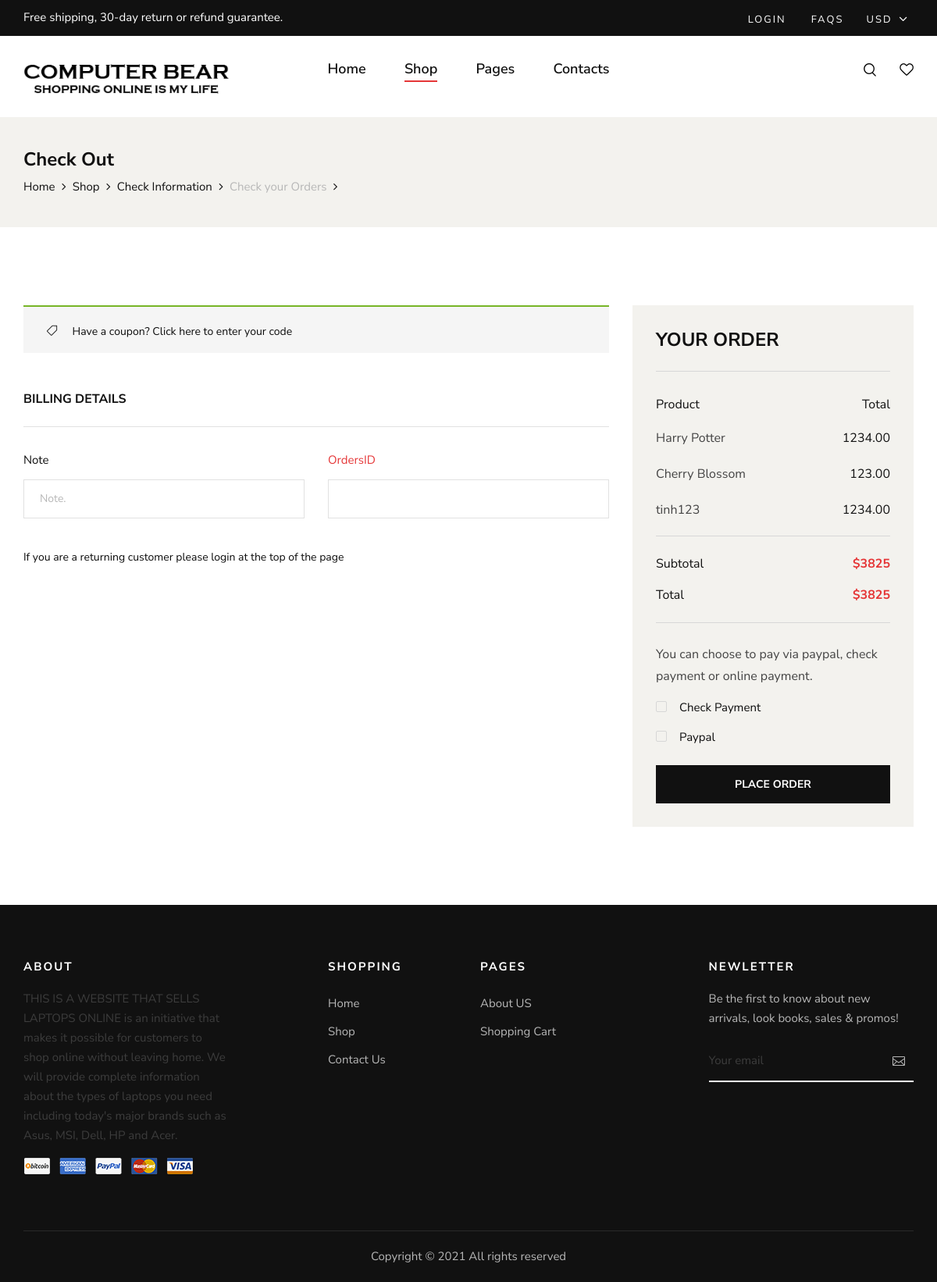
Page /finalcheckout.php?AccountID=3 on the committed database.
### tables this page shows
CREATE TABLE `cart` (
  `CartID` int(11) NOT NULL,
  `ProductID` int(11) NOT NULL,
  `quantity` int(11) NOT NULL,
  `AccountID` int(11) NOT NULL
);

CREATE TABLE `product` (
  `ProductID` int(11) NOT NULL,
  `ProductName` varchar(50) NOT NULL,
  `ProductPrice` decimal(6,2) NOT NULL,
  `ProductDescription` varchar(50) NOT NULL,
  `ProductInfo` varchar(255) NOT NULL,
  `ProductPicture` varchar(50) NOT NULL,
  `Picture1` varchar(50) NOT NULL,
  `Picture2` varchar(50) NOT NULL,
  `CategoryID` int(11) NOT NULL
);

### finalcheckout.php (the view, shortened to what this page needs)
<?php
$conn = connectDB();
if (isset($_GET['AccountID'])) {
    $Aid = $_GET['AccountID'];
$sql1 = "SELECT * FROM cart, product WHERE product.ProductID = cart.ProductID AND AccountID = $Aid";
$result1 = mysqli_query($conn, $sql1);
}
?>
<!DOCTYPE html>
<html lang="zxx">
<head>
    <link rel="stylesheet" href="css/bootstrap.min.css" type="text/css">
    <link rel="stylesheet" href="css/font-awesome.min.css" type="text/css">
    <link rel="stylesheet" href="css/elegant-icons.css" type="text/css">
    <link rel="stylesheet" href="css/magnific-popup.css" type="text/css">
    <link rel="stylesheet" href="css/nice-select.css" type="text/css">
    <link rel="stylesheet" href="css/owl.carousel.min.css" type="text/css">
    <link rel="stylesheet" href="css/slicknav.min.css" type="text/css">
    <link rel="stylesheet" href="css/style.css" type="text/css">
</head>
<body>
    <header class="header">
        <div class="header__top">
            <div class="container">
                <div class="row">
                    <div class="col-lg-6 col-md-7">
                        <div class="header__top__left">
                            <p>Free shipping, 30-day return or refund guarantee.</p>
                        </div>
                    </div>
                    <div class="col-lg-6 col-md-5">
                        <div class="header__top__right">
                            <div class="header__top__links">
                            <?php
            if(isset($_SESSION['user_login'])){
                $id = $_SESSION['user_login'];
                $sql2 = "select AccountID from account where username='$id'";
                $result2 = mysqli_query($conn, $sql2);
                if (mysqli_num_rows($result2) > 0){
                    $row = mysqli_fetch_assoc($result2);
                    $AccountID = $row['AccountID'];
                }
            ?>
            <span class="text-white">Welcome,
            <?php
            echo $_SESSION['user_login'];
            ?>
            <a href="userinfo.php?id=<?php echo $AccountID?>"><img src="img/icon/info.png" alt=""></a>
            <?php
            echo '<a href="Logout.php">Logout</a>';
            }else{
              ?>
              <?php
              echo '<a href="login.php">login</a>';
            }
            ?>
                                <a href="#">FAQs</a>
                            </div>
                            <div class="header__top__hover">
                                <span>Usd <i class="arrow_carrot-down"></i></span>
                            </div>
                        </div>
                    </div>
                </div>
            </div>
        </div>
        <div class="container">
            <div class="row">
                <div class="col-lg-3 col-md-3">
                    <div class="header__logo">
                        <a href="./index.php"><img src="img/logo.png" alt=""></a>
                    </div>
                </div>
                <div class="col-lg-6 col-md-6">
                    <nav class="header__menu mobile-menu">
                        <ul>
                            <li><a href="./index.php">Home</a></li>
                            <li class="active"><a href="./shop.php">Shop</a></li>
                            <li><a href="#">Pages</a>
                            </li>
                            <li><a href="./contact.php">Contacts</a></li>
                        </ul>
                    </nav>
                </div>
                <div class="col-lg-3 col-md-3">
                    <div class="header__nav__option">
                        <a href="#" class="search-switch"><img src="img/icon/search.png" alt=""></a>
                        <a href="wishlist.php"><img src="img/icon/heart.png" alt=""></a>
                    </div>
                </div>
            </div>
        </div>
    </header>
    <section class="breadcrumb-option">
        <div class="container">
            <div class="row">
                <div class="col-lg-12">
                    <div class="breadcrumb__text">
                        <h4>Check Out</h4>
                        <div class="breadcrumb__links">
                            <a href="./index.php">Home</a>
                            <a href="./shop.php">Shop</a>
                            <a>Check Information</a>
                            <a><span>Check your Orders</span></a>
                        </div>
                    </div>
                </div>
            </div>
        </div>
    </section>
    <section class="checkout spad">
        <div class="container">
            <div class="checkout__form">
                <form action="insert_order.php" method="POST">
                    <div class="row">
                        <div class="col-lg-8 col-md-6">
                            <h6 class="coupon__code"><span class="icon_tag_alt"></span> Have a coupon? <a href="#">Click
                            here</a> to enter your code</h6>
                            <h6 class="checkout__title">Billing Details</h6>
                            <div class="row">
                                <div class="col-lg-6">
                                    <div class="checkout__input">
                                        <p>Note<span></span></p>
                                        <input type="text" id="note" name="note" value="" placeholder="Note.">
                                    </div>
                                </div>
                                <div class="col-lg-6">
                                    <div class="checkout__input">
                                        <p><span>OrdersID</span></p>
                                        <input type="text" name="fid" value="<?php echo $OrdersID?>" readonly>
                                    </div>
                                </div>
                                <div class="col-lg-6">
                                </div>
                            </div>
                            <div class="checkout__input__checkbox">
                                <p>If you are a returning customer
                                please login at the top of the page</p>
                            </div>
                        </div>
                    <div class="col-lg-4 col-md-6">
                            <div class="checkout__order">
                                <h4 class="order__title">Your order</h4>
                                <div class="checkout__order__products">Product <span>Total</span></div>
                                <?php
                                if (mysqli_num_rows($result1) > 0) {
                                    $total_price = 0;
                                    while($row = mysqli_fetch_assoc($result1)){
                                        $ProductID = $row['ProductID'];
                                        $ProductName = $row['ProductName'];
                                        $ProductPrice = $row['ProductPrice'];
                                        $quantity = $row['quantity'];
                                        $total = $quantity*$ProductPrice;
                                        $total_price += ($total);
                                ?>
                                <ul class="checkout__total__products">
                                    <li><input type="hidden" name="ProductID" value="<?php echo $ProductID;?>"><?php echo $ProductName; ?> <span><?php echo $ProductPrice; ?></span></li>
                                </ul>
                                <?php
                                }
                            }else {
                                $total_price = 0;
                                $ProductName = "no Product";
                                $ProductPrice = "$0";
                            }
                                ?>
                                <ul class="checkout__total__all">
                                    <li>Subtotal <span>$<?php echo $total_price;?></span></li>
                                    <li>Total <span>$<?php echo $total_price;?></span></li>
                                </ul>
                                <p>You can choose to pay via paypal, check payment or online payment.</p>
                                <div class="checkout__input__checkbox">
                                    <label for="payment">
                                        Check Payment
                                        <span class="checkmark"></span>
                                    </label>
                                </div>
                                <div class="checkout__input__checkbox">
                                    <label for="paypal">
                                        Paypal
                                        <span class="checkmark"></span>
                                    </label>
                                </div>
                                <button type="submit" class="site-btn">PLACE ORDER</button>
                            </div>
                        </div>
                    </div>
                </form>
            </div>
        </div>
    </section>
    <footer class="footer">
        <div class="container">
            <div class="row">
                <div class="col-lg-3 col-md-6 col-sm-6">
                    <div class="footer__widget">
                        <h6>About</h6>
                        <p>THIS IS A WEBSITE THAT SELLS LAPTOPS ONLINE is an initiative that makes it possible for customers to shop online without leaving home. We will provide complete information about the types of laptops you need including today's major brands such as Asus, MSI, Dell, HP and Acer.</p>
                        <a href="#"><img src="img/payment.png" alt=""></a>
                    </div>
                </div>
                <div class="col-lg-2 offset-lg-1 col-md-3 col-sm-6">
                    <div class="footer__widget">
                        <h6>Shopping</h6>
                        <ul>
                            <li><a href="index.php">Home</a></li>
                            <li><a href="shop.php">Shop</a></li>
                            <li><a href="contact.php">Contact Us</a></li>
                        </ul>
                    </div>
                </div>
                <div class="col-lg-2 col-md-3 col-sm-6">
                    <div class="footer__widget">
                        <h6>Pages</h6>
                        <ul>
                            <li><a href="about.php">About US</a></li>
                            <li><a href="#">Shopping Cart</a></li>
                        </ul>
                    </div>
                </div>
                <div class="col-lg-3 offset-lg-1 col-md-6 col-sm-6">
                    <div class="footer__widget">
                        <h6>NewLetter</h6>
                        <div class="footer__newslatter">
                            <p>Be the first to know about new arrivals, look books, sales & promos!</p>
                            <form action="#">
                                <input type="text" placeholder="Your email">
                                <button type="submit"><span class="icon_mail_alt"></span></button>
                            </form>
                        </div>
                    </div>
                </div>
            </div>
            <div class="row">
                <div class="col-lg-12 text-center">
                    <div class="footer__copyright__text">
                        <p>Copyright ©
                            All rights reserved
                        </p>
                    </div>
                </div>
            </div>
        </div>
    </footer>
</body>
</html>

### rows in the picture
cart: ProductID.ProductName "Harry Potter", ProductID.ProductPrice "1234.00"
cart: ProductID.ProductName "Cherry Blossom", ProductID.ProductPrice "123.00"
cart: ProductID.ProductName "tinh123", ProductID.ProductPrice "1234.00"

### other values in the picture
$total_price "3825"
